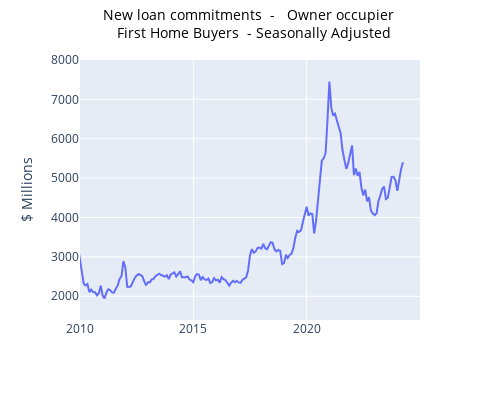

Notebook code for this chart:
### Code cell
startDateExample = datetime(2010, 1, 1)
endDateExample = datetime(2024, 12, 31)
seriesToGraph = 'A108277457X'

graph_series_abs(seriesToGraph, dataSetLF, startDateExample, endDateExample,1, metaDataDict)

### Figure 1 — Plotly figure (JSON) as saved in the notebook; plotly's stock layout.template omitted (floating-point values rounded to 4 significant figures; data arrays with more than 128 entries replaced by an {"elided": "..."} marker saying what was removed)
{"data": [{"hovertemplate": "Date=%{x}<br>A108277457X=%{y}<extra></extra>", "legendgroup": "", "line": {"color": "#636efa", "dash": "solid"}, "marker": {"symbol": "circle"}, "mode": "lines", "name": "", "orientation": "v", "showlegend": false, "type": "scatter", "x": {"elided": "262 str values"}, "xaxis": "x", "y": {"elided": "262 float values"}, "yaxis": "y"}], "layout": {"height": 400, "hovermode": "x", "legend": {"tracegroupgap": 0}, "margin": {"t": 60}, "title": {"font": {"color": "black", "size": 14}, "text": "  New loan commitments  -   Owner occupier <br>  First Home Buyers  - Seasonally Adjusted", "x": 0.5, "y": 0.95}, "width": 500, "xaxis": {"anchor": "y", "domain": [0, 1], "range": ["2010-01-01T00:00:00", "2024-12-31T00:00:00"], "title": {"text": " "}, "type": "date"}, "yaxis": {"anchor": "x", "domain": [0, 1], "range": [1397.0, 8000.0], "title": {"text": "$ Millions"}, "type": "linear"}}}
